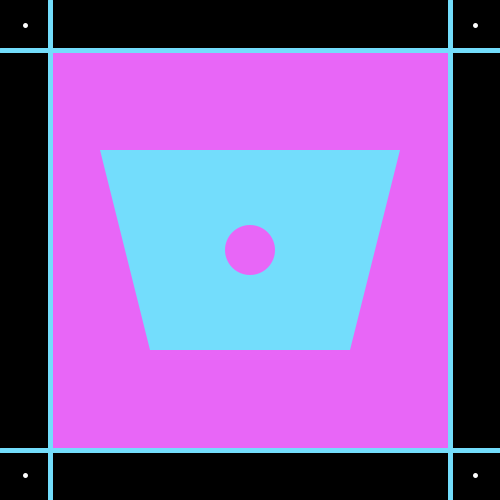
Frame 1 (no input)
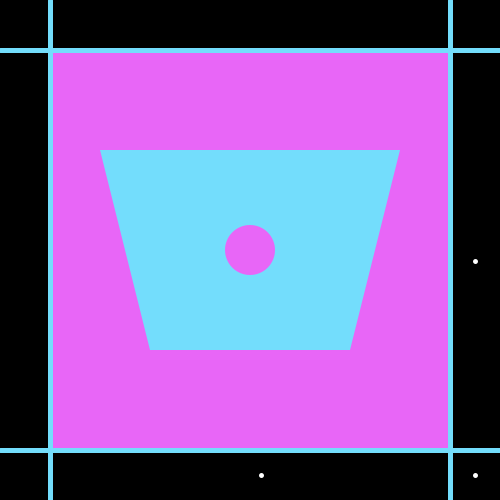
Frame 60 (the mouse pressed at the canvas centre just before this capture)
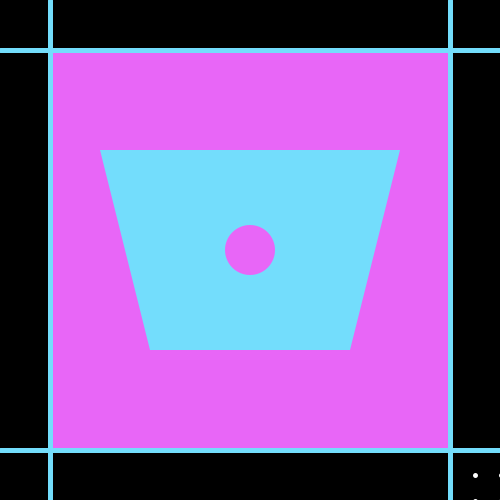
Frame 120 (the mouse held since frame 60 and released just before this capture)

The Processing sketch that drew these frames (run headless with seeded random() and noise(); from frame 60 on, the mouse is pressed at the canvas centre):

// Processing sketch: sofias02t00
// ── sofias02t00.pde
float y;
int x;
color negro;
color blanco;
color rosado;  //#E866F7
color celeste; //#73DDFC

void setup() {
 size (500, 500);
 x = 25;
 y = 25.5;
 
 negro = color (0, 0, 0);
 blanco = color (255, 255, 255);
 rosado = color (232, 102, 247);
 celeste = color (115, 221, 252);
}

void draw() {
 background (negro);
 
 //rect
 noStroke ();
 fill (rosado);
 rect (50, 50, 400, 400);

 //line
 stroke (celeste);                 //no es necesario repetir si, repito la misma figura
 strokeWeight (5);                 
 line (50, 0, 50, 500);            //vertical izquierda
 line (500, 50, 0, 50);            //horizontal arriba
 line (0, 450, 500, 450);          //horizontal abajo
 line (450, 0, 450, 500);          //vertical derecha
 
 //quad
 noStroke ();
 fill (celeste);
 quad (100, 150, 150, 350, 350, 350, 400, 150);
 
 //point
 strokeWeight (5);
 stroke (blanco);
 point (x, y);                     //arriba izquiera
 strokeWeight (5);
 point ( 475, 475);                //abajo derecha
 strokeWeight (5);
 point (x, 475);                   //abajo izquierda
 strokeWeight (5);
 point (475, y);                   //arriba derecha
 
 x += 4;                           //modificadores
 y += 4;                           //modificadores
 
 //ellipse
 noStroke ();
 strokeWeight (5);
 fill (rosado);
 ellipse (250, 250, 50, 50);
}
